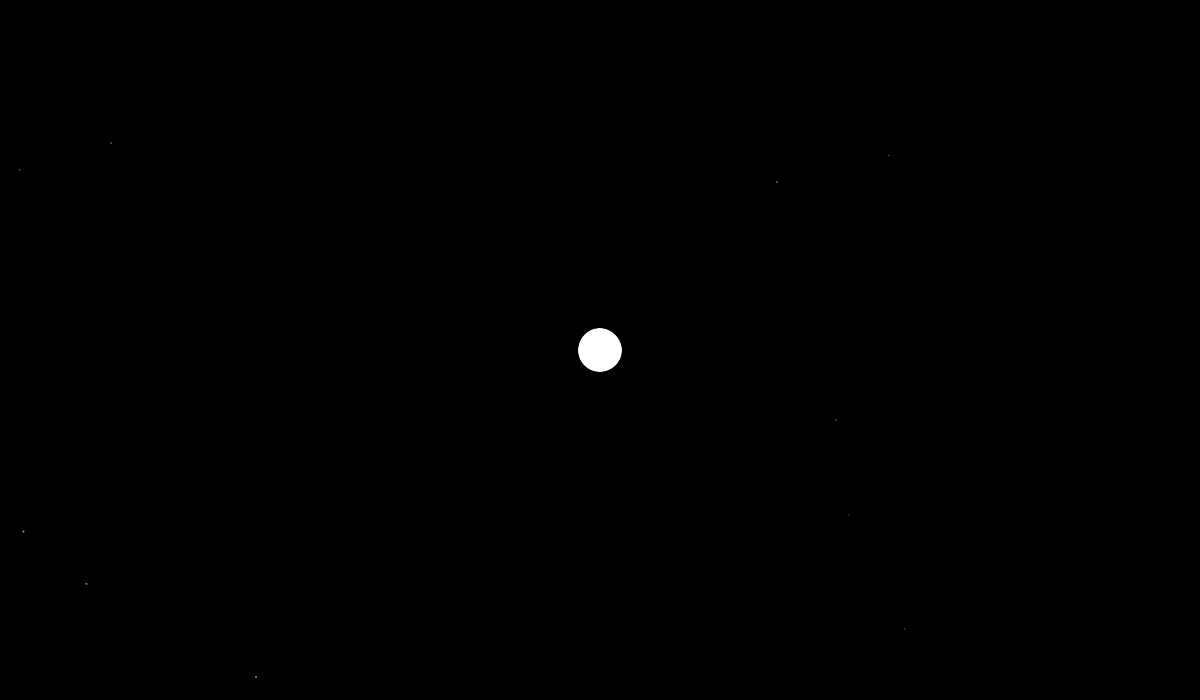
Frame 1 (no input)
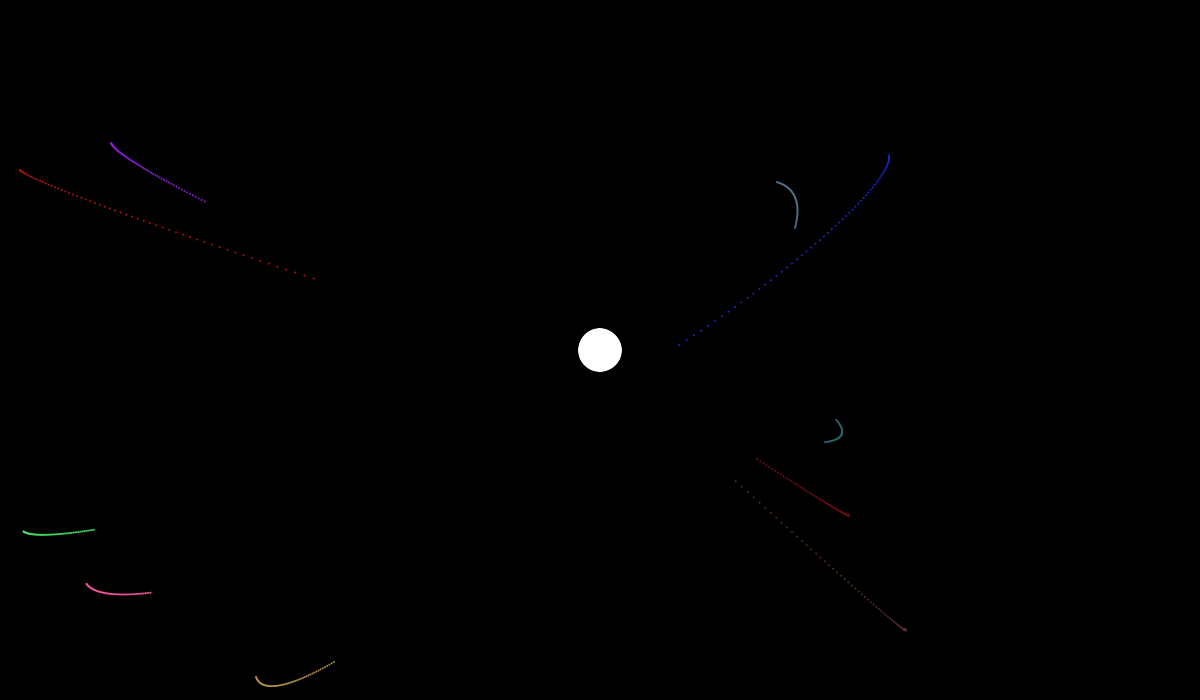
Frame 60 (the mouse pressed at the canvas centre just before this capture)
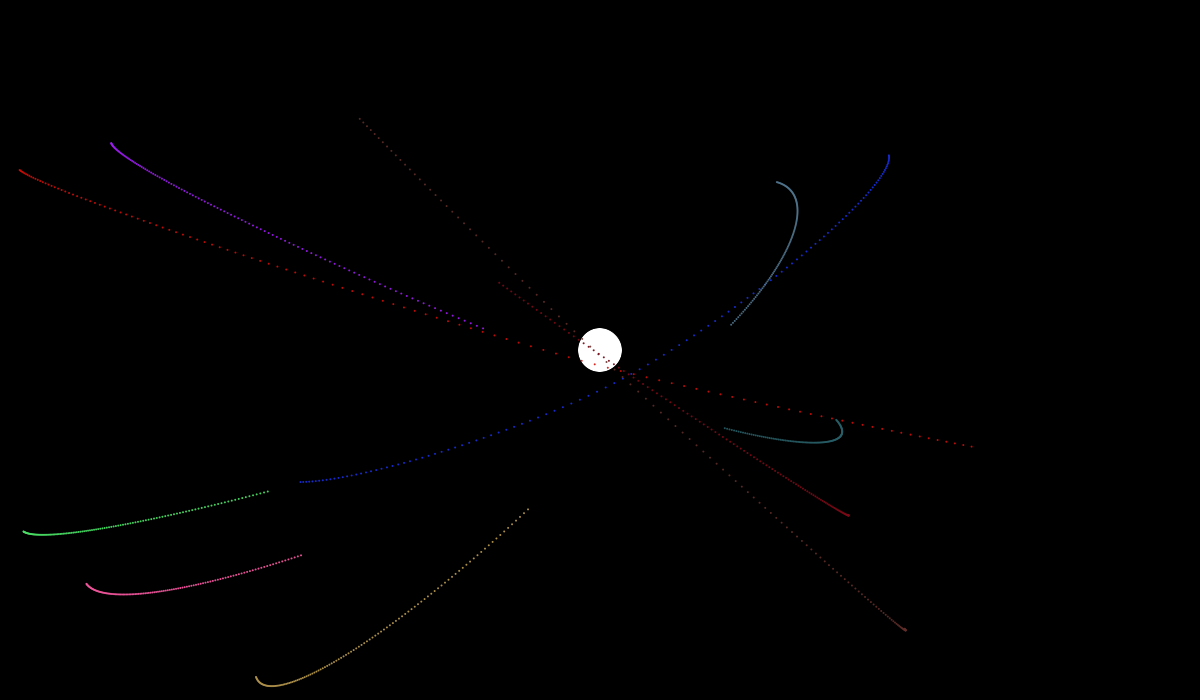
Frame 120 (the mouse held since frame 60 and released just before this capture)

The Processing sketch that drew these frames (run headless with seeded random() and noise(); from frame 60 on, the mouse is pressed at the canvas centre):

// Processing sketch: custom_attraction
// ── custom_attraction.pde
class Attractor{
  PVector loc;
  float G, mass, s;
  
  Attractor(){
    loc = new PVector(width/2, height/2);
//    loc = new PVector(random(width), random(height));
    G = 1;
    mass = random(40, 80);
    s = mass;
  }
  
  PVector ebb(Mover m) {
    PVector force = PVector.sub(loc, m.loc);
    float dist = force.mag();
    dist = constrain(dist, 0, 20);
    float strength = dist / m.mass;
    force.setMag(strength);
    return force;
  }
  
  PVector attract(Mover m){
    PVector force = PVector.sub(loc, m.loc);
    float dist = force.mag();
    if (dist < s * 4) {
      dist = constrain(dist, s/2, s);
      float strength = G * (mass * m.mass) / sq(dist);
      force.setMag(-strength);
    }
    else {
      dist = constrain(dist, s/2, s);
      float strength = G * (mass * m.mass) / sq(dist);
      force.setMag(strength);
    }
    return force;
  }
  
  void display(){
    fill(255);
    ellipse(loc.x, loc.y, s, s);
  }
}

// ── main.pde
Mover[] movers;
Attractor[] attractors;

void setup(){
  size(1200, 700);
  background(0);
  movers = new Mover[10];
  attractors = new Attractor[1];
  
  for (int i = 0; i < movers.length; i++) {
    movers[i] = new Mover();
  }
  
  for (int i = 0; i < attractors.length; i++) {
    attractors[i] = new Attractor();
    attractors[i].display();
  } 
}

void draw(){
  Mover m;
  Attractor a;
  for (int i = 0; i < movers.length; i++) {
    m = movers[i];
    for (int j = 0; j < attractors.length; j++) {
      a = attractors[j];
      m.applyForce(a.ebb(m));
    }
    m.update();
    m.display();
  }
  
}

// ── mover.pde
class Mover {
  PVector loc, vel, acc;
  float mass, s;
  float r, g, b, a;
  
  Mover() {
    loc = new PVector(random(width), random(height));
    vel = new PVector(random(1), random(1));
    acc = new PVector(0, 0);
    
    mass = random(10, 30);
    s = mass;
    
    r = random(0, 255);
    g = random(0, 255);
    b = random(0, 255);
    a = random(220, 255);
  }
  
  void applyForce(PVector force) {
    PVector f = PVector.div(force, mass);
    acc.add(f);
  }
  
  void update() {
    vel.add(acc);
    loc.add(vel);
    acc.mult(0);                           
  }
  
  void display() {
    noStroke();
    fill(r, g, b, a);
    ellipse(loc.x, loc.y, 2, 2);
  }
}
